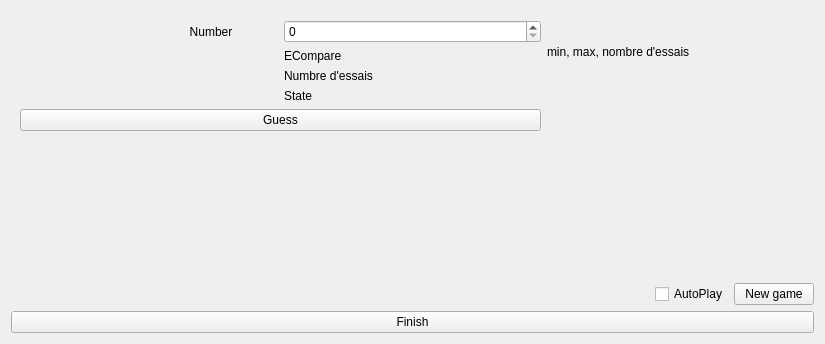
<?xml version="1.0" encoding="UTF-8"?>
<ui version="4.0">
 <class>InGameWidget</class>
 <widget class="QWidget" name="InGameWidget">
  <property name="geometry">
   <rect>
    <x>0</x>
    <y>0</y>
    <width>825</width>
    <height>344</height>
   </rect>
  </property>
  <property name="windowTitle">
   <string>Form</string>
  </property>
  <layout class="QVBoxLayout" name="verticalLayout">
   <item>
    <layout class="QHBoxLayout" name="horizontalLayout_2">
     <item>
      <widget class="QFrame" name="frame_game">
       <layout class="QGridLayout" name="gridLayout_3">
        <item row="1" column="1">
         <widget class="QLabel" name="label_compare">
          <property name="text">
           <string>ECompare</string>
          </property>
         </widget>
        </item>
        <item row="4" column="0" colspan="2">
         <widget class="QPushButton" name="pushButton_send">
          <property name="text">
           <string>Guess</string>
          </property>
         </widget>
        </item>
        <item row="1" column="0">
         <layout class="QHBoxLayout" name="horizontalLayout_3"/>
        </item>
        <item row="2" column="1">
         <widget class="QLabel" name="label_triesLeft">
          <property name="text">
           <string>Numbre d'essais</string>
          </property>
         </widget>
        </item>
        <item row="0" column="2" rowspan="3">
         <widget class="QLabel" name="label_infosServer">
          <property name="text">
           <string>min, max, nombre d'essais</string>
          </property>
         </widget>
        </item>
        <item row="0" column="0">
         <widget class="QLabel" name="label_3">
          <property name="text">
           <string>                                                   Number</string>
          </property>
         </widget>
        </item>
        <item row="0" column="1">
         <widget class="QSpinBox" name="spinBox_number"/>
        </item>
        <item row="3" column="1">
         <widget class="QLabel" name="label_state">
          <property name="text">
           <string>State</string>
          </property>
         </widget>
        </item>
       </layout>
      </widget>
     </item>
    </layout>
   </item>
   <item>
    <spacer name="verticalSpacer">
     <property name="orientation">
      <enum>Qt::Vertical</enum>
     </property>
     <property name="sizeType">
      <enum>QSizePolicy::Expanding</enum>
     </property>
     <property name="sizeHint" stdset="0">
      <size>
       <width>20</width>
       <height>40</height>
      </size>
     </property>
    </spacer>
   </item>
   <item>
    <layout class="QHBoxLayout" name="horizontalLayout">
     <item>
      <spacer name="horizontalSpacer">
       <property name="orientation">
        <enum>Qt::Horizontal</enum>
       </property>
       <property name="sizeHint" stdset="0">
        <size>
         <width>40</width>
         <height>20</height>
        </size>
       </property>
      </spacer>
     </item>
     <item>
      <widget class="QCheckBox" name="checkBox_autoPlay">
       <property name="text">
        <string>AutoPlay</string>
       </property>
      </widget>
     </item>
     <item>
      <widget class="QPushButton" name="pushButton_newGame">
       <property name="text">
        <string>New game</string>
       </property>
      </widget>
     </item>
    </layout>
   </item>
   <item>
    <widget class="QPushButton" name="pushButton_finish">
     <property name="text">
      <string>Finish</string>
     </property>
    </widget>
   </item>
  </layout>
 </widget>
 <resources/>
 <connections/>
</ui>
